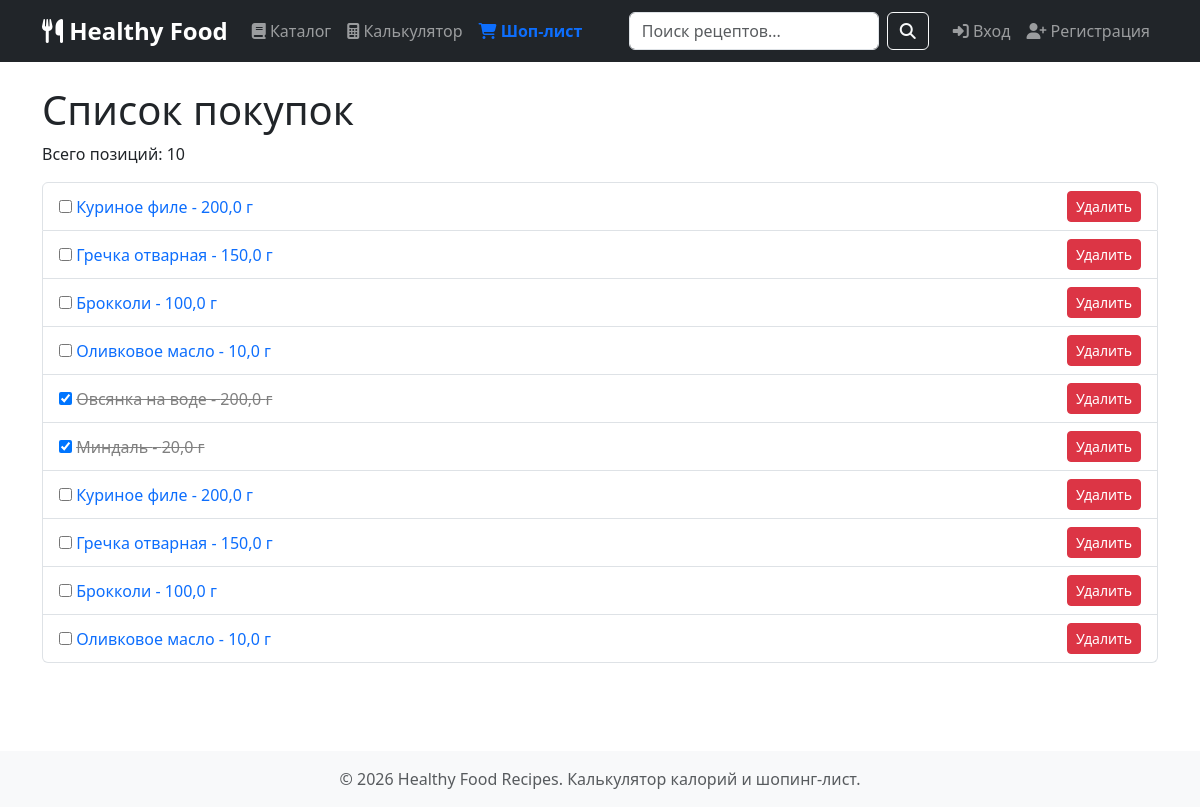
The app's page /shopping-list/ with its own data.
### recipes/models.py (models this page shows, shortened)
class ShoppingList(models.Model):
    user = models.ForeignKey(User, on_delete=models.CASCADE, null=True, blank=True)
    session_key = models.CharField(max_length=40, null=True, blank=True)
    ingredient = models.ForeignKey(Ingredient, on_delete=models.CASCADE)
    quantity_grams = models.FloatField()
    checked = models.BooleanField(default=False)
    class Meta:
        verbose_name = 'Список покупок'
        verbose_name_plural = 'Списки покупок'

class Ingredient(models.Model):
    name = models.CharField(max_length=200)
    calories = models.FloatField(help_text='ккал на 100г')
    protein = models.FloatField()
    fat = models.FloatField()
    carbs = models.FloatField()
    class Meta:
        verbose_name = 'Ингредиент'
        verbose_name_plural = 'Ингредиенты'

### recipes/views.py (the view)
# urls.py: path('shopping-list/', views.shopping_list, name='shopping_list'),
def shopping_list(request):
    if request.user.is_authenticated:
        items = ShoppingList.objects.filter(user=request.user)
    else:
        session_key = request.session.session_key
        if not session_key:
            request.session.create()
            session_key = request.session.session_key
        items = ShoppingList.objects.filter(session_key=session_key)
    total_items = items.count()
    return render(request, 'recipes/shopping_list.html', {'items': items, 'total_items': total_items})

### recipes/templates/recipes/shopping_list.html (shortened to what this page needs)
{% extends 'base.html' %}
{% block content %}
<h1>Список покупок</h1>
<p>Всего позиций: {{ total_items }}</p>
<ul class="list-group mb-3">
    {% for item in items %}
    <li class="list-group-item d-flex justify-content-between align-items-center">
        <div>
            <a href="{% url 'toggle_shopping_item' item.id %}" style="text-decoration: none;">
                <input type="checkbox" {% if item.checked %}checked{% endif %} onchange="location.href='{% url 'toggle_shopping_item' item.id %}'">
                <span {% if item.checked %}style="text-decoration: line-through; color: gray;"{% endif %}>
                    {{ item.ingredient.name }} - {{ item.quantity_grams }} г
                </span>
            </a>
        </div>
        <a href="{% url 'remove_from_shopping_list' item.id %}" class="btn btn-danger btn-sm">Удалить</a>
    </li>
    {% empty %}
    <li class="list-group-item text-muted">Список покупок пуст. Добавьте рецепты!</li>
    {% endfor %}
</ul>
{% endblock %}

### records on screen
ShoppingList: ingredient.name "Куриное филе", quantity_grams "200,0"
ShoppingList: ingredient.name "Гречка отварная", quantity_grams "150,0"
ShoppingList: ingredient.name "Брокколи", quantity_grams "100,0"
ShoppingList: ingredient.name "Оливковое масло", quantity_grams "10,0"
ShoppingList: checked "☑", ingredient.name "Овсянка на воде", quantity_grams "200,0"
ShoppingList: checked "☑", ingredient.name "Миндаль", quantity_grams "20,0"
ShoppingList: ingredient.name "Куриное филе", quantity_grams "200,0"
ShoppingList: ingredient.name "Гречка отварная", quantity_grams "150,0"
ShoppingList: ingredient.name "Брокколи", quantity_grams "100,0"
ShoppingList: ingredient.name "Оливковое масло", quantity_grams "10,0"

### other values on screen
{{ total_items }} "10"
